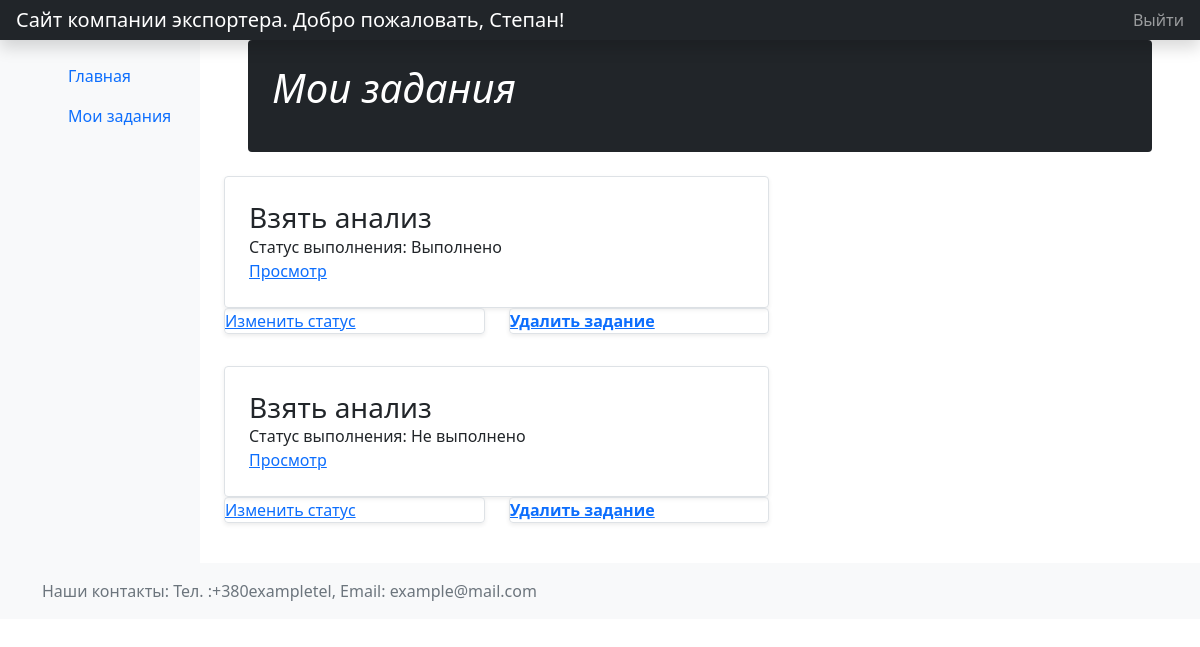
/orders/mytasks/ (signed in), run on the app's committed database.
### orders/models.py (models this page shows, shortened)
class Tasks(models.Model):
    name = models.CharField('Название задания', max_length=250, help_text='Задание для персонала')
    excutors = models.ManyToManyField(User,
                                      help_text='Выберите исполнителей', verbose_name='Исполнители')
    task = models.TextField('Задание', max_length=3000)
    pub_date = models.DateField('Дата выдачи задания', null=True, blank=True, default=timezone.now)
    end_date = models.DateField('Дата окончания задания', null=True, blank=True)
    DONE = (
        ('d', 'Выполнено'),
        ('n', 'Не выполнено'),
    )
    done = models.CharField('Выполнение', max_length=1, choices=DONE, blank=True, default='n',
                            help_text='Задание выполнено или нет')
    class Meta:
        verbose_name = 'Задание для персонала'
        verbose_name_plural = 'Задания для персонала'
        permissions = (('can_set_as_done', 'Can set as done'), ('can_view_my_tasks', 'Can view my tasks'),)
    def get_absolute_url(self):
        return reverse('task-detail', args=[str(self.id)])

### orders/views.py (the view)
class MyTaskListView(LoginRequiredMixin, PermissionRequiredMixin, generic.ListView):
    model = Tasks
    template_name = 'orders/mytask_list.html'
    paginate_by = 10
    permission_required = (('orders.can_set_as_done'), ('orders.can_view_my_tasks'))
    def get_queryset(self):
        return Tasks.objects.filter(excutors=self.request.user).order_by('-pub_date')

### orders/templates/orders/mytask_list.html (shortened to what this page needs)
{% extends "base_generic.html" %}
{% block content %}
<div class="container">
    <div class="p-4 p-md-10 mb-4 text-white rounded bg-dark">
        <div class="col-md-6 px-0">
            <h1 class="display-10 fst-italic">Мои задания</h1>
        </div>
    </div>
</div>
{% if tasks_list %}
<div class="row mb-2">
    {% for task in tasks_list %}
    <div class="col-md-7">
        <div class="row g-0 border rounded overflow-hidden flex-md-row mb-0 shadow-sm h-md-250 position-relative">
            <div class="col p-4 d-flex flex-column position-static">
                <h3 class="mb-0">{{ task.name }}</h3>
                <p class="card-text mb-auto">Статус выполнения: {{ task.get_done_display }}</p>
                <a href="{{ task.get_absolute_url }}" class="stretched-link">Просмотр</a>
            </div>
        </div>
        <div class="row mb-2">
            <div class="col-md-6">
                <div class="row g-0 border rounded overflow-hidden flex-md-row mb-4 shadow-sm h-md-250 position-relative">
                    <a href="{% url 'task_update_by_worker' task.pk %}">Изменить статус</a>
                </div>
            </div>
            <div class="col-md-6">
                <div class="row g-0 border rounded overflow-hidden flex-md-row mb-4 shadow-sm h-md-250 position-relative">
                    <a href="{% url 'task_delete' task.pk %}"><strong>Удалить задание</strong></a>
                </div>
            </div>
        </div>
    </div>
    {%endfor%}
</div>
{% else %}
<p>Заданий нет.</p>
{% endif %}
</div>
{% endblock %}

### orders/templates/navbar.html (shortened to what this page needs)
<header class="navbar navbar-dark sticky-top bg-dark flex-md-nowrap p-0 shadow">
  <a class="navbar-brand col-md-3 col-lg-2 me-0 px-3" href="{% url 'home' %}">Сайт компании экспортера.{% if user.is_authenticated %} Добро пожаловать, {{ user.first_name }}! {%endif%}</a>
  <ul class="navbar-nav px-3">
    <li class="nav-item text-nowrap">
      {% if user.is_authenticated %}
      <a class="nav-link" href="{% url 'logout'%}?next={{request.path}}">Выйти</a>
      {% else %}
      <a class="nav-link" href="{% url 'login'%}?next={{request.path}}">Войти</a>
      {% endif %}
    </li>
  </ul>
</header>

### data on the page
Tasks: name "Взять анализ", done "Выполнено"
Tasks: name "Взять анализ", done "Не выполнено"

### other printed values
{{ user.first_name }} "Степан"
